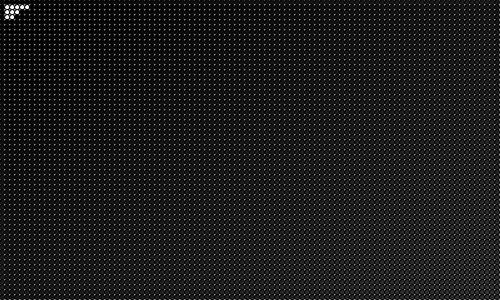
Frame 1 (no input)
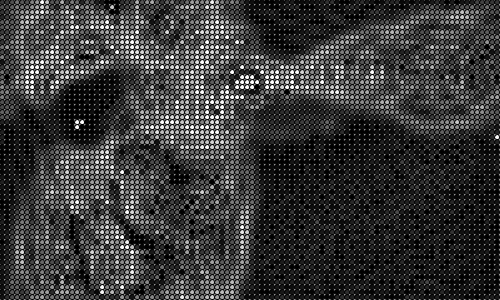
Frame 60 (the mouse pressed at the canvas centre just before this capture)
Frame 120 (the mouse held since frame 60 and released just before this capture): identical to frame 60, image omitted

The Processing sketch that drew these frames (run headless with seeded random() and noise(); from frame 60 on, the mouse is pressed at the canvas centre):

// Processing sketch: ca_waves
// ── ca_waves.pde
// based on code from the book Generative Art by Matt Pearson

// --- data types --- //
class Cell{
  float x,y;
  float state;
  float nextState;
  float lastState=0;
  Cell[] neighbors;
  
  Cell(float ex,float why){
    x=ex*_cellSize;
    y=why*_cellSize;
    nextState=((x/500)+(y/300))*14;
    state=nextState;
    neighbors=new Cell[0];
  }
  
  void addNeighbour(Cell cell){
    neighbors=(Cell[])append(neighbors,cell);
  }
  
  void calcNextState(){
    float total=0;
    for(int i=0;i<neighbors.length;i++){
      total+=neighbors[i].state;
    }
    float average=int(total/8);
    
    if(average==255){
      nextState=0;
    }else if(average==0){
      nextState=255;
    }else{
      nextState=state+average;
      if(lastState>0){nextState-=lastState;}
      if(nextState>255){nextState=255;}
      else if(nextState<0){nextState=0;}
    }
    
    lastState=state;
  }
  
  void drawMe(){
    state=nextState;
    stroke(0);
    fill(state);
    ellipse(x,y,_cellSize,_cellSize);
  }
}

// --- flow --- //
Cell[][] _cellArray;
int _cellSize=5;
int _numX,_numY;

void setup(){
  size(500,300);
  _numX=floor(width/_cellSize);
  _numY=floor(height/_cellSize);
  restart();
}

void restart(){
  _cellArray=new Cell[_numX][_numY];
  for(int x=0;x<_numX;x++){
    for(int y=0;y<_numY;y++){
      Cell newCell=new Cell(x,y);
      _cellArray[x][y]=newCell;
    }
  }
  
  for(int x=0;x<_numX;x++){
    for(int y=0;y<_numY;y++){
      int above=y-1;
      int below=y+1;
      int left=x-1;
      int right=x+1;
      
      if(above<0){above=_numY-1;}
      if(below==_numY){below=0;}
      if(left<0){left=_numX-1;}
      if(right==_numX){right=0;}
      
      _cellArray[x][y].addNeighbour(_cellArray[left][above]);
      _cellArray[x][y].addNeighbour(_cellArray[left][y]);
      _cellArray[x][y].addNeighbour(_cellArray[left][below]);
      _cellArray[x][y].addNeighbour(_cellArray[x][below]);
      _cellArray[x][y].addNeighbour(_cellArray[right][below]);
      _cellArray[x][y].addNeighbour(_cellArray[right][y]);
      _cellArray[x][y].addNeighbour(_cellArray[right][above]);
      _cellArray[x][y].addNeighbour(_cellArray[x][above]);
    }
  }
}

void draw(){
  background(200);
  
  for(int x=0;x<_numX;x++){
    for(int y=0;y<_numY;y++){
      _cellArray[x][y].calcNextState();
    }
  }
  
  translate(_cellSize/2,_cellSize/2);
  
  for(int x=0;x<_numX;x++){
    for(int y=0;y<_numY;y++){
      _cellArray[x][y].drawMe();
    }
  }
}

void mousePressed(){
  restart();
}
